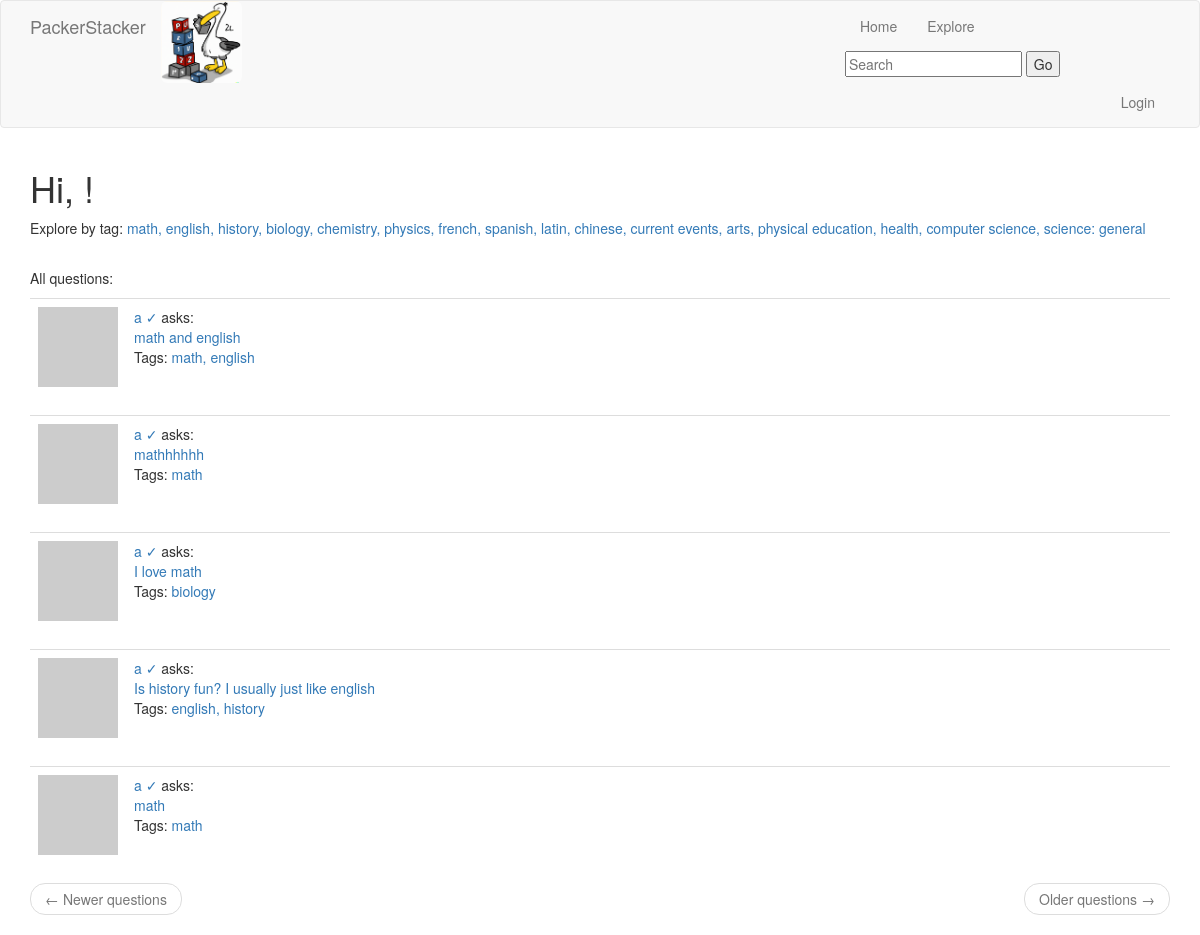
/explore, run on the app's committed database.
### app/models.py (models this page shows, shortened)
class Tag(db.Model):
    id = db.Column(db.Integer, primary_key=True)
    name = db.Column(db.String(30), unique=True)
    questions = db.relationship('Question', secondary='question_tag', backref='tags')

class Question(db.Model):
    id = db.Column(db.Integer, primary_key=True)
    body = db.Column(db.String(1000))
    timestamp = db.Column(db.DateTime, index=True, default=datetime.utcnow)
    user_id = db.Column(db.Integer, db.ForeignKey('user.id'))
    replies = db.relationship('Reply', backref='op', lazy='dynamic')

class User(UserMixin, db.Model):
    id = db.Column(db.Integer, primary_key=True)
    username = db.Column(db.String(64), index=True, unique=True)
    email = db.Column(db.String(120), index=True, unique=True)
    password_hash = db.Column(db.String(128))
    questions = db.relationship('Question', backref='author', lazy='dynamic')
    replies = db.relationship('Reply', backref='author', lazy='dynamic')
    about_me = db.Column(db.String(140))
    last_seen = db.Column(db.DateTime, default=datetime.utcnow)
    type = db.Column(db.Boolean())
    def avatar(self, size):
        digest = md5(self.email.lower().encode('utf-8')).hexdigest()
        return 'https://www.gravatar.com/avatar/{}?d=identicon&s={}'.format(digest, size)
    followed = db.relationship(
        'User', secondary=followers,
        primaryjoin=(followers.c.follower_id == id),
        secondaryjoin=(followers.c.followed_id == id),
        backref=db.backref('followers', lazy='dynamic'), lazy='dynamic')

### app/routes.py (the view)
@app.route('/explore')
def explore():
    page = request.args.get('page', 1, type=int)
    tags = Tag.query.all()
    questions = Question.query.order_by(Question.timestamp.desc()).paginate(page=page, per_page=app.config['QUESTIONS_PER_PAGE'], error_out=False)
    next_url = url_for('explore', page=questions.next_num) \
        if questions.has_next else None
    prev_url = url_for('explore', page=questions.prev_num) \
        if questions.has_prev else None
    return render_template("explore.html", title='Explore', tags=tags, questions=questions.items,next_url=next_url, prev_url=prev_url)

### app/routes.py (called while the page is built)
@app.before_request
def before_request():
    if current_user.is_authenticated:
        current_user.last_seen = datetime.utcnow()
        db.session.commit()

### app/templates/explore.html
{% extends "base.html" %}
{% import 'bootstrap/wtf.html' as wtf %}
{% block app_content %}
    <h1>Hi, {{ current_user.username }}!</h1>
    <p> Explore by tag:
    {% for tag in tags %}
      <a href="{{ url_for('tag_page', id=tag.id) }}">
        {{ tag.name }}{% if not loop.last %}, {% endif %}{% endfor %} </a> </p>
    <br>
    <p> All questions: </p>
    {% for question in questions %}
        {% include '_question.html' %}
    {% endfor %}
    <nav aria-label="...">
        <ul class="pager">
            <li class="previous{% if not prev_url %} disabled{% endif %}">
                <a href="{{ prev_url or '#' }}">
                    <span aria-hidden="true">&larr;</span> Newer questions
                </a>
            </li>
            <li class="next{% if not next_url %} disabled{% endif %}">
                <a href="{{ next_url or '#' }}">
                    Older questions <span aria-hidden="true">&rarr;</span>
                </a>
            </li>
        </ul>
    </nav>
{% endblock %}

### app/templates/_question.html
<table class="table table-hover">
      <tr>
          <td width="70px">
                  <img src="{{ question.author.avatar(70) }}" />
          </td>
          <td>
              <a href="{{ url_for('user', username=question.author.username) }}">
                  {{ question.author.username }} {%if question.author.type %} &#x2713 {%endif%}
              </a>
              asks:
              <br>
              <a style="text-decoration: none" href="{{ url_for('question_page', id=question.id) }}">
                {{ question.body }}
              </a>
              <br>
              <p>Tags: {% for tag in question.tags %}
                <a href="{{ url_for('tag_page', id=tag.id) }}">
                  {{ tag.name }}{% if not loop.last %}, {% endif %}{% endfor %}
                </a>
                </p>
          </td>
      </tr>
</table>

### data on the page
Tag: name "math"
Tag: name "english"
Tag: name "history"
Tag: name "biology"
Tag: name "chemistry"
Tag: name "physics"
Tag: name "french"
Tag: name "spanish"
Tag: name "latin"
Tag: name "chinese"
Tag: name "current events"
Tag: name "arts"
Tag: name "physical education"
Tag: name "health"
Tag: name "computer science"
Tag: name "science: general"
Question: author.username "a", body "math and english"
Question: author.username "a", body "mathhhhhh"
Question: author.username "a", body "I love math"
Question: author.username "a", body "Is history fun? I usually just like english"
Question: author.username "a", body "math"
